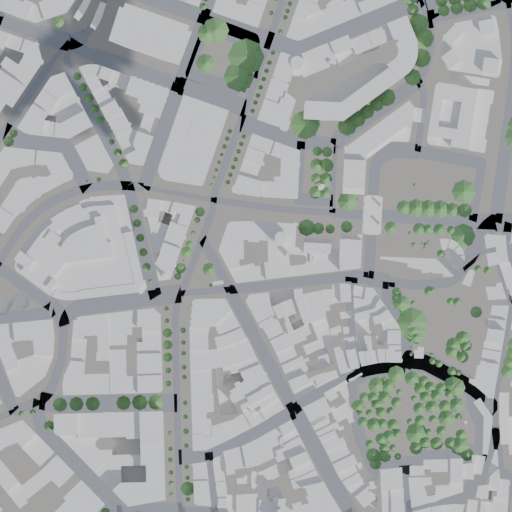
#> input picture scripts/tile_pipeline/assets/controlnet_test/tile_color.png, 512 x 512 px
$ python -i shadow_analyzer.py   (imports and definitions only)
#> lines starting #> are read from the running program, lines starting #| are printed output that depends on the picture; after the words box and inside, x2 and y2 are one past the last pixel; in counts of white or black regions, pixels touching at a corner belong together
#> further down, picture is the input picture: shape (512, 512, 3); mean B, G, R 165.9, 166.5, 163.4
"""
Shadow detection and analysis for satellite imagery.

Detects existing baked-in shadows in satellite tiles to enable
intelligent shadow neutralization before relighting.

Techniques used:
1. Luminosity histogram analysis - identify shadow/highlight distribution
2. Edge-based shadow detection - shadows create distinct edges
3. Color temperature analysis - shadows are cooler (more blue)
4. Estimated sun position from shadow direction
"""

import math
from dataclasses import dataclass
from typing import Optional, Tuple

import numpy as np
from numpy.typing import NDArray
from scipy import ndimage
from PIL import Image, ImageFilter


@dataclass
class ShadowAnalysis:
    """Results from analyzing shadows in an image."""

    # Shadow statistics
    shadow_percentage: float  # 0-100% of image in shadow
    shadow_intensity: float  # Average darkness of shadows (0-1)
    highlight_intensity: float  # Average brightness of highlights (0-1)

    # Estimated sun position from shadow direction
    estimated_sun_azimuth: float  # Degrees from north
    estimated_sun_altitude: float  # Degrees above horizon

    # Shadow mask (binary: 1=shadow, 0=lit)
    shadow_mask: NDArray[np.float32]

    # Quality metrics
    contrast_ratio: float  # Dynamic range
    shadow_edge_sharpness: float  # How hard/soft are shadow edges


def analyze_shadows(
    image: NDArray[np.uint8],
    shadow_threshold: float = 0.35,
    highlight_threshold: float = 0.7,
) -> ShadowAnalysis:
    """Analyze an image for existing shadows.

    Args:
        image: RGB image array (H, W, 3)
        shadow_threshold: Luminosity below this = shadow (0-1)
        highlight_threshold: Luminosity above this = highlight (0-1)

    Returns:
        ShadowAnalysis with detection results
    """
#> called with shadow_threshold = 0.35, highlight_threshold = 0.7
    # Convert to luminosity (perceived brightness)
    # Using Rec. 709 coefficients
    luminosity = (
        0.2126 * image[..., 0] +
        0.7152 * image[..., 1] +
        0.0722 * image[..., 2]
    ) / 255.0

    # Create shadow mask
    shadow_mask = (luminosity < shadow_threshold).astype(np.float32)
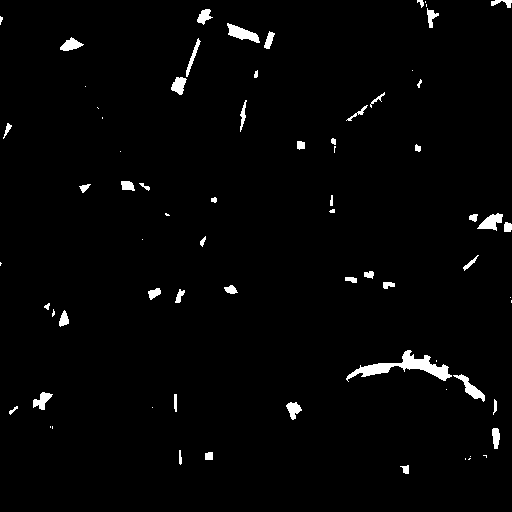
#> shadow_mask: shape (512, 512) float32; values 0 (black) and 1 (white), 2% white; 72 white regions (25 under 20 px), largest, box (x1, y1, x2, y2) and area: (346, 350, 452, 382) 1047, (227, 23, 260, 43) 314, (453, 374, 485, 402) 269
    highlight_mask = luminosity > highlight_threshold
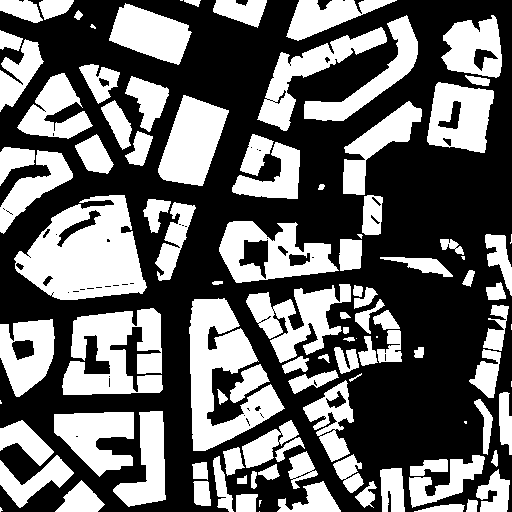
#> highlight_mask: shape (512, 512) bool; 40.9% white; 105 white regions (14 under 20 px), largest, box (x1, y1, x2, y2) and area: (14, 195, 147, 300) 8823, (189, 298, 285, 451) 6859, (62, 308, 163, 395) 5967

    # Calculate statistics
    shadow_pixels = luminosity[shadow_mask > 0.5]
#> shadow_pixels = 5219 values, max 0.35 at index 1406, min 0 at index 8, mean 0.0905
    highlight_pixels = luminosity[highlight_mask]

    shadow_percentage = (shadow_mask.sum() / shadow_mask.size) * 100
#> shadow_percentage = 1.99
    shadow_intensity = shadow_pixels.mean() if len(shadow_pixels) > 0 else 0.0
#> shadow_intensity = 0.0905
    highlight_intensity = highlight_pixels.mean() if len(highlight_pixels) > 0 else 1.0
#> highlight_intensity = 0.748

    # Contrast ratio
    contrast_ratio = highlight_intensity / max(shadow_intensity, 0.01)
#> contrast_ratio = 8.26

    # Estimate sun direction from shadow edges
    sun_azimuth, sun_altitude = _estimate_sun_position(shadow_mask, luminosity)

    # Shadow edge sharpness (gradient magnitude at shadow boundaries)
    shadow_edges = ndimage.sobel(shadow_mask)
    edge_sharpness = np.abs(shadow_edges).mean()

    return ShadowAnalysis(
        shadow_percentage=shadow_percentage,
        shadow_intensity=shadow_intensity,
        highlight_intensity=highlight_intensity,
        estimated_sun_azimuth=sun_azimuth,
        estimated_sun_altitude=sun_altitude,
        shadow_mask=shadow_mask,
        contrast_ratio=contrast_ratio,
        shadow_edge_sharpness=edge_sharpness,
    )


def _estimate_sun_position(
    shadow_mask: NDArray[np.float32],
    luminosity: NDArray[np.float32],
) -> Tuple[float, float]:
    """Estimate sun position from shadow patterns.

    Uses gradient direction of luminosity at shadow edges to
    determine dominant shadow direction, then infers sun position.

    Returns:
        (azimuth, altitude) in degrees
    """
    # Compute gradients
    grad_y, grad_x = np.gradient(luminosity)
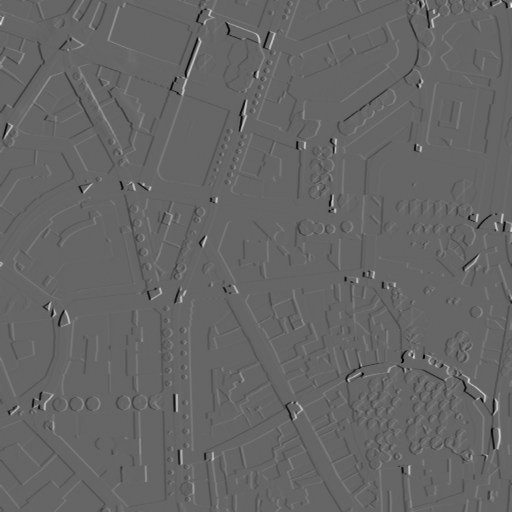
#> grad_x: shape (512, 512) float64; min -0.339, max 0.509, mean -4.88e-05; drawn with min black and max white

    # Find shadow edges (transition zones)
    shadow_edges = ndimage.sobel(shadow_mask)
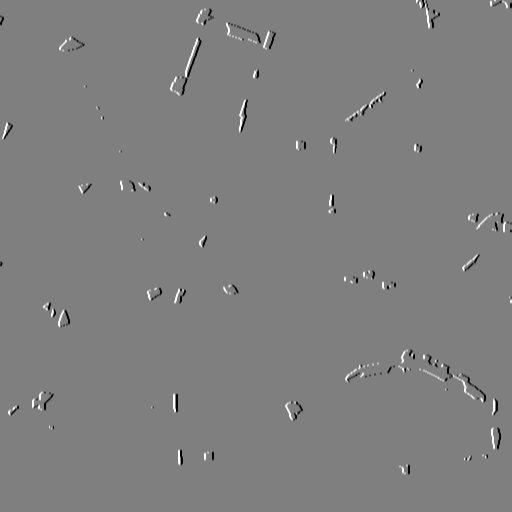
#> shadow_edges: shape (512, 512) float32; min -4, max 4, mean -3.05e-05; drawn with min black and max white
    edge_mask = np.abs(shadow_edges) > 0.1
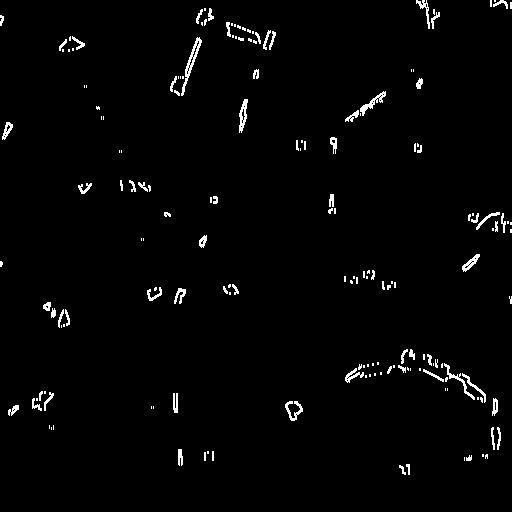
#> edge_mask: shape (512, 512) bool; 1.9% white in thin lines or dots

    if edge_mask.sum() < 100:
        # Not enough edges, return default (afternoon SW sun)
        return (225.0, 45.0)

    # Get gradient directions at edges
    edge_grad_x = grad_x[edge_mask]
#> edge_grad_x = 4987 values, max 0.509 at index 116, min -0.339 at index 3489, mean -6.43e-05
    edge_grad_y = grad_y[edge_mask]
#> edge_grad_y = 4987 values, max 0.414 at index 12, min -0.419 at index 8, mean 3.24e-05

    # Weighted by gradient magnitude
    magnitudes = np.sqrt(edge_grad_x**2 + edge_grad_y**2)
#> magnitudes = 4987 values, max 0.51 at index 116, min 0.0031 at index 1754, mean 0.198
    weights = magnitudes / (magnitudes.sum() + 1e-8)
#> weights = 4987 values, max 0.000516 at index 116, min 3.14e-06 at index 1754, mean 0.000201

    # Average direction (shadow direction is where gradients point from light to dark)
    avg_dx = np.sum(edge_grad_x * weights)
#> avg_dx = -0.000168
    avg_dy = np.sum(edge_grad_y * weights)
#> avg_dy = 0.00023

    # Convert to angle (note: image y-axis is inverted)
    # Shadows point away from sun, so sun is opposite direction
    shadow_angle = math.atan2(-avg_dy, avg_dx)  # Radians, 0 = east
#> shadow_angle = -2.2

    # Convert to azimuth (0 = north, clockwise)
    # Image coordinates: +x = east, +y = south (inverted)
    sun_azimuth = (90 - math.degrees(shadow_angle) + 180) % 360
#> sun_azimuth = 36.21

    # Estimate altitude from shadow length/intensity ratio
    # (rough approximation - shadows are darker when sun is lower)
    shadow_darkness = 1.0 - (luminosity[shadow_mask > 0.5].mean() if shadow_mask.sum() > 0 else 0.5)
#> shadow_darkness = 0.909
    # Lower sun = longer shadows = darker average
    estimated_altitude = 30 + (1 - shadow_darkness) * 40  # Range 30-70°
#> estimated_altitude = 33.62

    return (sun_azimuth, estimated_altitude)


def detect_shadow_regions(
    image: NDArray[np.uint8],
    min_region_size: int = 100,
) -> NDArray[np.int32]:
    """Detect and label individual shadow regions.

    Args:
        image: RGB image array
        min_region_size: Minimum pixels for a valid shadow region

    Returns:
        Label array where each shadow region has a unique integer ID
    """
    # Get shadow mask from analysis
    analysis = analyze_shadows(image)
#> in analyze_shadows, `sun_azimuth, sun_altitude = _estimate_sun_position(shadow_mask, lumino..`: sun_azimuth = 36.21; sun_altitude = 33.62
#> in analyze_shadows, `edge_sharpness = np.abs(shadow_edges).mean()`: edge_sharpness = 0.0443

    # Clean up with morphological operations
    shadow_binary = (analysis.shadow_mask > 0.5).astype(np.uint8)

    # Close small gaps
    kernel = np.ones((5, 5), dtype=np.uint8)
    shadow_binary = ndimage.binary_closing(shadow_binary, kernel)
#> shadow_binary: shape (512, 512) bool; 2% white; 57 white regions (13 under 20 px), largest, box (x1, y1, x2, y2) and area: (346, 350, 485, 402) 1366, (171, 38, 201, 95) 332, (477, 213, 510, 232) 321

    # Remove small noise
    shadow_binary = ndimage.binary_opening(shadow_binary, kernel)
#> shadow_binary: shape (512, 512) bool; 1.4% white; 31 white regions, largest, box (x1, y1, x2, y2) and area: (401, 351, 448, 380) 630, (355, 363, 391, 377) 342, (229, 25, 259, 42) 294

    # Label connected components
    labels, num_labels = ndimage.label(shadow_binary)
#> labels: shape (512, 512) int32; 32 distinct labels, from 0 to 31
#> num_labels = 31

    # Remove small regions
    for i in range(1, num_labels + 1):
        if (labels == i).sum() < min_region_size:
            labels[labels == i] = 0
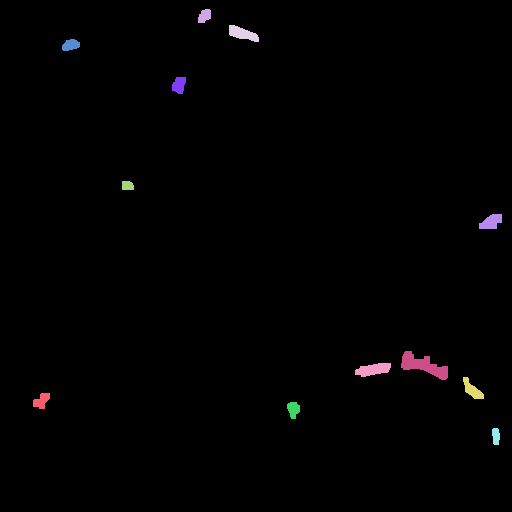
#> labels: shape (512, 512) int32; 13 distinct labels, from 0 to 29; one colour per label, 0 black

    # Relabel to remove gaps in IDs
    unique_labels = np.unique(labels)
#> unique_labels = [0, 2, 4, 6, 7, 11, 13, 24, 25, 26, 27, 28, 29]
    for new_id, old_id in enumerate(unique_labels):
        labels[labels == old_id] = new_id
#> this loop made 13 passes
#> old_id on passes 1 to 12: 0, 2, 4, 6, 7, 11, 13, 24, 25, 26, 27, 28
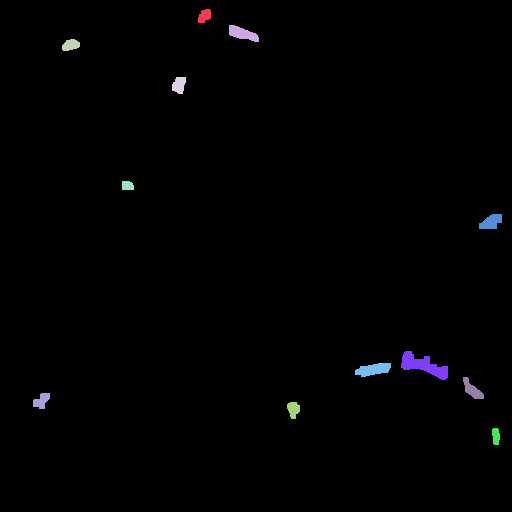
#> labels: shape (512, 512) int32; 13 distinct labels, from 0 to 12; one colour per label, 0 black

    return labels


# [118 lines left out: functions create_shadow_probability_map, estimate_capture_time, not called in this run]

>>> import cv2
>>> picture = cv2.imread('assets/controlnet_test/tile_color.png')
>>> result = detect_shadow_regions(picture)

$ run again, on scripts/tile_pipeline/assets/controlnet_test/tile_normal.png
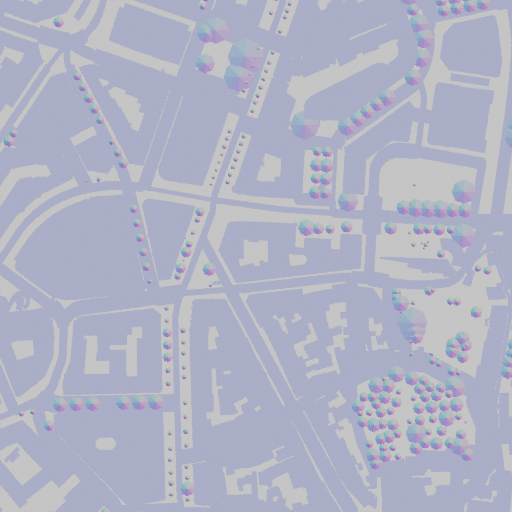
#> input picture scripts/tile_pipeline/assets/controlnet_test/tile_normal.png, 512 x 512 px
#> picture is the input picture: shape (512, 512, 3); mean B, G, R 197.2, 178.6, 176.1
#> shadow_mask: shape (512, 512) float32; every value is 0
#> in analyze_shadows, `highlight_mask = luminosity > highlight_threshold`:
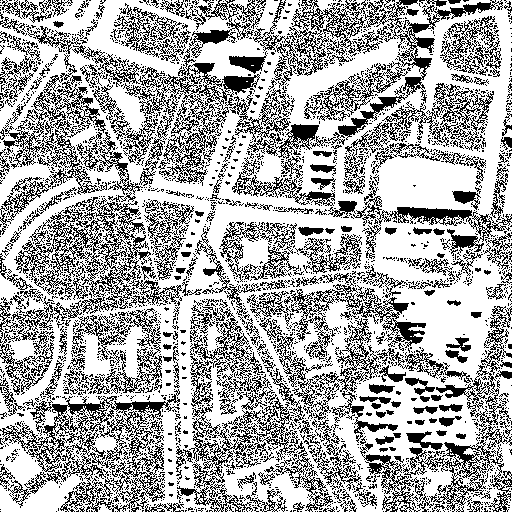
#> highlight_mask: shape (512, 512) bool; 66.8% white; black in thin lines or dots
#> shadow_pixels = empty array
#> shadow_percentage = 0
#> highlight_intensity = 0.728
#> contrast_ratio = 72.78
#> in _estimate_sun_position, `grad_y, grad_x = np.gradient(luminosity)`:
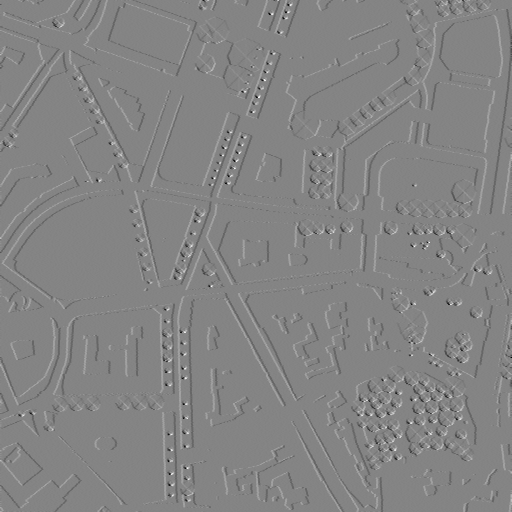
#> grad_x: shape (512, 512) float64; min -0.163, max 0.152, mean -1.14e-05; drawn with min black and max white
#> edge_mask: shape (512, 512) bool; every value is 0
#> sun_azimuth = 225; sun_altitude = 45
#> edge_sharpness = 0
#> unique_labels = [0]
#> the loop in detect_shadow_regions, `for new_id, old_id in enumerate(unique_labels):` made 1 pass
#> (new_id, old_id) on pass 1: (0, 0)
